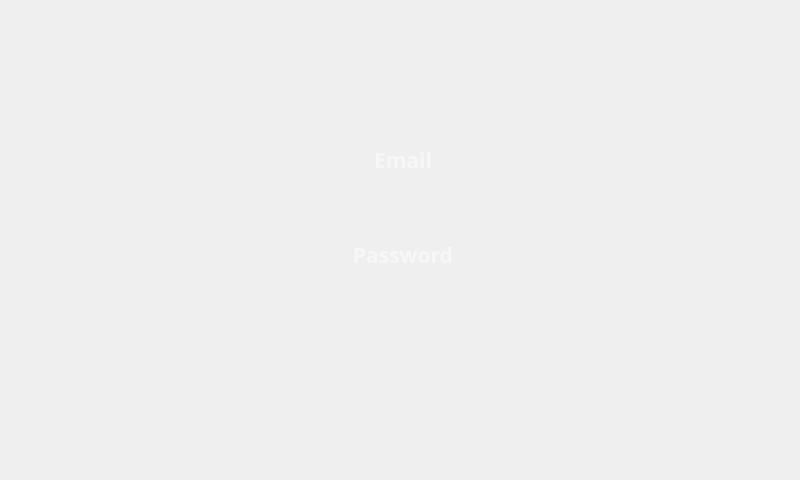
<?xml version="1.0" encoding="UTF-8"?>
<ui version="4.0">
 <class>MainWindow</class>
 <widget class="QMainWindow" name="MainWindow">
  <property name="geometry">
   <rect>
    <x>0</x>
    <y>0</y>
    <width>800</width>
    <height>480</height>
   </rect>
  </property>
  <property name="windowTitle">
   <string>MainWindow</string>
  </property>
  <widget class="QWidget" name="centralwidget">
   <widget class="QLabel" name="label">
    <property name="geometry">
     <rect>
      <x>0</x>
      <y>0</y>
      <width>800</width>
      <height>480</height>
     </rect>
    </property>
    <property name="styleSheet">
     <string notr="true">background-image: url(:/Images/ui_images/Login credentials.jpg);</string>
    </property>
    <property name="text">
     <string/>
    </property>
    <property name="pixmap">
     <pixmap>:/login/Images/Login credentials.jpg</pixmap>
    </property>
    <property name="scaledContents">
     <bool>true</bool>
    </property>
   </widget>
   <widget class="QLineEdit" name="email">
    <property name="geometry">
     <rect>
      <x>223</x>
      <y>125</y>
      <width>360</width>
      <height>70</height>
     </rect>
    </property>
    <property name="font">
     <font>
      <family>Montserrat</family>
      <pointsize>16</pointsize>
      <weight>75</weight>
      <italic>false</italic>
      <bold>true</bold>
      <kerning>true</kerning>
     </font>
    </property>
    <property name="toolTip">
     <string>&lt;html&gt;&lt;head/&gt;&lt;body&gt;&lt;p align=&quot;center&quot;&gt;&lt;span style=&quot; font-size:18pt; color:#ffffff;&quot;&gt;User Name&lt;/span&gt;&lt;/p&gt;&lt;/body&gt;&lt;/html&gt;</string>
    </property>
    <property name="whatsThis">
     <string>&lt;html&gt;&lt;head/&gt;&lt;body&gt;&lt;p&gt;&lt;span style=&quot; font-size:18pt;&quot;&gt;User Name&lt;/span&gt;&lt;/p&gt;&lt;/body&gt;&lt;/html&gt;</string>
    </property>
    <property name="styleSheet">
     <string notr="true">background-color: rgba(44, 44, 44,0);
color: rgb(255, 255, 255);
border:0px</string>
    </property>
    <property name="alignment">
     <set>Qt::AlignCenter</set>
    </property>
    <property name="placeholderText">
     <string>Email</string>
    </property>
   </widget>
   <widget class="QLineEdit" name="password">
    <property name="geometry">
     <rect>
      <x>223</x>
      <y>220</y>
      <width>360</width>
      <height>70</height>
     </rect>
    </property>
    <property name="palette">
     <palette>
      <active>
       <colorrole role="WindowText">
        <brush brushstyle="SolidPattern">
         <color alpha="255">
          <red>255</red>
          <green>255</green>
          <blue>255</blue>
         </color>
        </brush>
       </colorrole>
       <colorrole role="Button">
        <brush brushstyle="SolidPattern">
         <color alpha="0">
          <red>44</red>
          <green>44</green>
          <blue>44</blue>
         </color>
        </brush>
       </colorrole>
       <colorrole role="Text">
        <brush brushstyle="SolidPattern">
         <color alpha="255">
          <red>255</red>
          <green>255</green>
          <blue>255</blue>
         </color>
        </brush>
       </colorrole>
       <colorrole role="ButtonText">
        <brush brushstyle="SolidPattern">
         <color alpha="255">
          <red>255</red>
          <green>255</green>
          <blue>255</blue>
         </color>
        </brush>
       </colorrole>
       <colorrole role="Base">
        <brush brushstyle="SolidPattern">
         <color alpha="0">
          <red>44</red>
          <green>44</green>
          <blue>44</blue>
         </color>
        </brush>
       </colorrole>
       <colorrole role="Window">
        <brush brushstyle="SolidPattern">
         <color alpha="0">
          <red>44</red>
          <green>44</green>
          <blue>44</blue>
         </color>
        </brush>
       </colorrole>
       <colorrole role="PlaceholderText">
        <brush brushstyle="NoBrush">
         <color alpha="128">
          <red>255</red>
          <green>255</green>
          <blue>255</blue>
         </color>
        </brush>
       </colorrole>
      </active>
      <inactive>
       <colorrole role="WindowText">
        <brush brushstyle="SolidPattern">
         <color alpha="255">
          <red>255</red>
          <green>255</green>
          <blue>255</blue>
         </color>
        </brush>
       </colorrole>
       <colorrole role="Button">
        <brush brushstyle="SolidPattern">
         <color alpha="0">
          <red>44</red>
          <green>44</green>
          <blue>44</blue>
         </color>
        </brush>
       </colorrole>
       <colorrole role="Text">
        <brush brushstyle="SolidPattern">
         <color alpha="255">
          <red>255</red>
          <green>255</green>
          <blue>255</blue>
         </color>
        </brush>
       </colorrole>
       <colorrole role="ButtonText">
        <brush brushstyle="SolidPattern">
         <color alpha="255">
          <red>255</red>
          <green>255</green>
          <blue>255</blue>
         </color>
        </brush>
       </colorrole>
       <colorrole role="Base">
        <brush brushstyle="SolidPattern">
         <color alpha="0">
          <red>44</red>
          <green>44</green>
          <blue>44</blue>
         </color>
        </brush>
       </colorrole>
       <colorrole role="Window">
        <brush brushstyle="SolidPattern">
         <color alpha="0">
          <red>44</red>
          <green>44</green>
          <blue>44</blue>
         </color>
        </brush>
       </colorrole>
       <colorrole role="PlaceholderText">
        <brush brushstyle="NoBrush">
         <color alpha="128">
          <red>255</red>
          <green>255</green>
          <blue>255</blue>
         </color>
        </brush>
       </colorrole>
      </inactive>
      <disabled>
       <colorrole role="WindowText">
        <brush brushstyle="SolidPattern">
         <color alpha="255">
          <red>255</red>
          <green>255</green>
          <blue>255</blue>
         </color>
        </brush>
       </colorrole>
       <colorrole role="Button">
        <brush brushstyle="SolidPattern">
         <color alpha="0">
          <red>44</red>
          <green>44</green>
          <blue>44</blue>
         </color>
        </brush>
       </colorrole>
       <colorrole role="Text">
        <brush brushstyle="SolidPattern">
         <color alpha="255">
          <red>255</red>
          <green>255</green>
          <blue>255</blue>
         </color>
        </brush>
       </colorrole>
       <colorrole role="ButtonText">
        <brush brushstyle="SolidPattern">
         <color alpha="255">
          <red>255</red>
          <green>255</green>
          <blue>255</blue>
         </color>
        </brush>
       </colorrole>
       <colorrole role="Base">
        <brush brushstyle="SolidPattern">
         <color alpha="0">
          <red>44</red>
          <green>44</green>
          <blue>44</blue>
         </color>
        </brush>
       </colorrole>
       <colorrole role="Window">
        <brush brushstyle="SolidPattern">
         <color alpha="0">
          <red>44</red>
          <green>44</green>
          <blue>44</blue>
         </color>
        </brush>
       </colorrole>
       <colorrole role="PlaceholderText">
        <brush brushstyle="NoBrush">
         <color alpha="128">
          <red>255</red>
          <green>255</green>
          <blue>255</blue>
         </color>
        </brush>
       </colorrole>
      </disabled>
     </palette>
    </property>
    <property name="font">
     <font>
      <family>Montserrat</family>
      <pointsize>16</pointsize>
      <weight>75</weight>
      <italic>false</italic>
      <bold>true</bold>
      <kerning>true</kerning>
     </font>
    </property>
    <property name="toolTip">
     <string>&lt;html&gt;&lt;head/&gt;&lt;body&gt;&lt;p&gt;&lt;span style=&quot; font-size:18pt; color:#ffffff;&quot;&gt;User Name&lt;/span&gt;&lt;/p&gt;&lt;/body&gt;&lt;/html&gt;</string>
    </property>
    <property name="whatsThis">
     <string>&lt;html&gt;&lt;head/&gt;&lt;body&gt;&lt;p&gt;&lt;span style=&quot; font-size:18pt;&quot;&gt;User Name&lt;/span&gt;&lt;/p&gt;&lt;/body&gt;&lt;/html&gt;</string>
    </property>
    <property name="styleSheet">
     <string notr="true">background-color: rgba(44, 44, 44,0);
color: rgb(255, 255, 255);
border:0px</string>
    </property>
    <property name="text">
     <string/>
    </property>
    <property name="echoMode">
     <enum>QLineEdit::Password</enum>
    </property>
    <property name="alignment">
     <set>Qt::AlignCenter</set>
    </property>
    <property name="placeholderText">
     <string>Password</string>
    </property>
   </widget>
   <widget class="QPushButton" name="login">
    <property name="geometry">
     <rect>
      <x>300</x>
      <y>350</y>
      <width>200</width>
      <height>50</height>
     </rect>
    </property>
    <property name="font">
     <font>
      <pointsize>10</pointsize>
      <weight>75</weight>
      <bold>true</bold>
     </font>
    </property>
    <property name="styleSheet">
     <string notr="true">background-color: rgba(255, 146, 15,0);
border:0px;
border-radius:25px;

</string>
    </property>
    <property name="text">
     <string/>
    </property>
   </widget>
   <widget class="QPushButton" name="back">
    <property name="geometry">
     <rect>
      <x>25</x>
      <y>25</y>
      <width>41</width>
      <height>41</height>
     </rect>
    </property>
    <property name="styleSheet">
     <string notr="true">background-color: rgba(85, 170, 255,0);
border:0px;
border-radius:22px;</string>
    </property>
    <property name="text">
     <string/>
    </property>
   </widget>
   <widget class="QLabel" name="warning">
    <property name="geometry">
     <rect>
      <x>270</x>
      <y>300</y>
      <width>261</width>
      <height>31</height>
     </rect>
    </property>
    <property name="font">
     <font>
      <family>Montserrat</family>
      <weight>75</weight>
      <bold>true</bold>
     </font>
    </property>
    <property name="styleSheet">
     <string notr="true">color: rgb(255, 146, 15);</string>
    </property>
    <property name="text">
     <string/>
    </property>
    <property name="alignment">
     <set>Qt::AlignCenter</set>
    </property>
   </widget>
  </widget>
 </widget>
 <resources>
  <include location="../Qrc_files/login.qrc"/>
 </resources>
 <connections/>
</ui>
